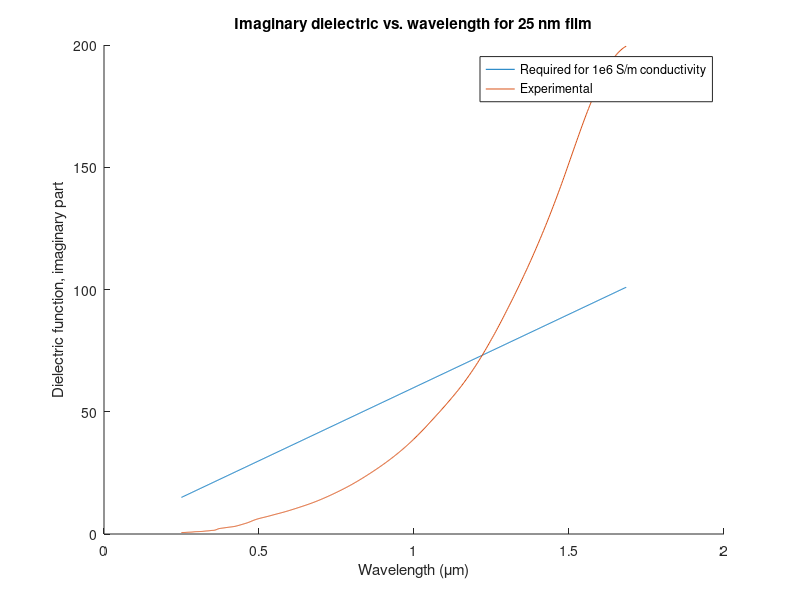

This chart was generated by the following MATLAB code:
%exploring behavior of conductivity and dielectric function from refractive index data

clear;

%retrieve experimental data (palm 25nm)
fileID = fopen('Datasets/Palm-25nm-n.txt');
palm_25nm_n = fscanf(fileID, '%f%f', [2 670]);
fclose(fileID);

fileID = fopen('Datasets/Palm-25nm-k.txt');
palm_25nm_k = fscanf(fileID, '%f%f', [2 670]);
fclose(fileID);

%containers - values calculated from experimental refractive index
exp_eps = zeros([1 670]);   %dielectric constant
exp_s = zeros([1 670]);   %conductivity

%constants
eps0 = 8.854e-12;   %vacuum permittivity
c = 3e8;   %speed of light


%convert refractive indices to dielectric constants & calculate conductivity
for i = 1:670
    lambdai = palm_25nm_n(1,i) * 1e-6;   %convert μm to m
    omegai = 2*pi*c/lambdai;

    N = palm_25nm_n(2,i) + 1i*palm_25nm_k(2,i);   %N = n + ik
    eps = N^2;
    exp_eps(1,i) = eps;
    exp_s(1,i) = -1i*omegai*eps0*(eps - 1);
end


% %plot conductivity vs. wavelength
% clf
% hold on
% plot(palm_25nm_n(1,:), real(exp_s))
% plot(palm_25nm_n(1,:), imag(exp_s))
% hold off
% title('Conductivity vs. wavelength for 25nm film')
% xlabel('Wavelength (μm)')
% ylabel('Conductivity (S/m)')
% legend('Real part', 'Imaginary part', Location='northeastoutside')


%number of elements
n = 1000;

%dielectric required for 10^6 S/m conductivity
lambda = linspace(0.250019531, 1.684528687, n);   %wavelengths 0.19 to 3.5 μm -> converted to m later
sigma = 1e6;   %target conductivity
req_eps_i = zeros([1 n]);   %required dielectric function, imaginary part
df1 = 25e-9;   %25 nm film

for i = 1:n
    lambdai = lambda(1,i) * 1e-6;   %convert μm to m
    omegai = 2*pi*c/lambdai;
    
    req_eps = 1 + 1i*sigma/(omegai*eps0);
    req_eps_i(1,i) = imag(req_eps);
end

%plot required imaginary dielectric and imaginary dielectric given by model
clf
hold on
plot(lambda, req_eps_i)
plot(palm_25nm_n(1,:), imag(exp_eps))
hold off
title('Imaginary dielectric vs. wavelength for 25 nm film')
xlabel('Wavelength (μm)')
ylabel('Dielectric function, imaginary part')
legend('Required for 1e6 S/m conductivity','Experimental',Location='northeastoutside')
